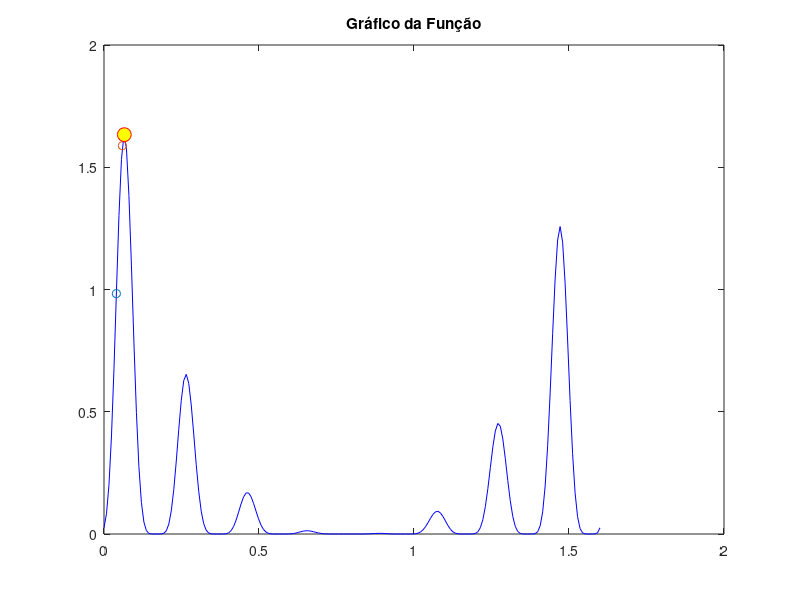
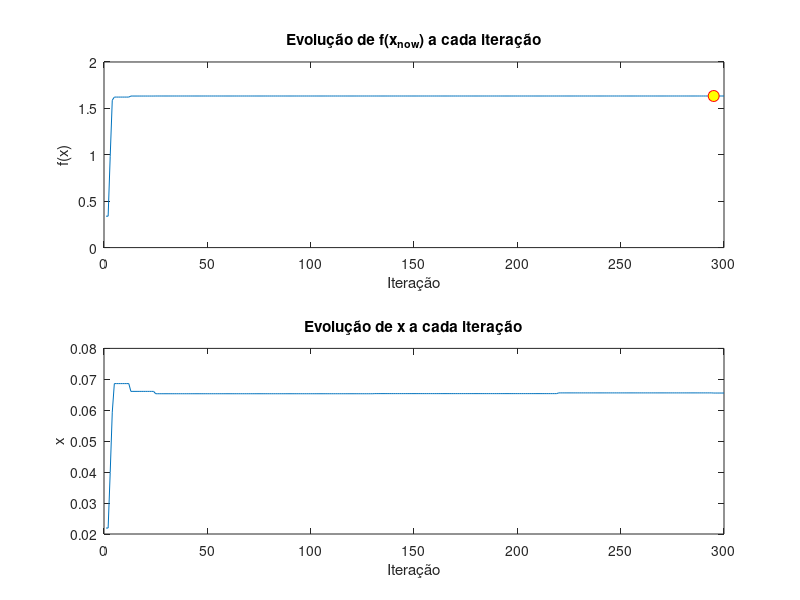

Write the MATLAB code that produced these figures, in order.
close all;
clear all;

% Definição da função
f = @(x) 4*(sin(5*pi*x+0.5)).^6 .* exp(log2((x-0.8).^2));

% Geração dos pontos para o gráfico da função
x = linspace(0, 1.6, 200); 
y = f(x);
plot(x, y, 'b');
hold on;

% Configurações iniciais
num_total = 1;
num_tent = 1;
f_evolucao = [];
x_evolucao = [];
f_tentativa = [];
j = 1;
i = 1;
delta = 0.02;
x_now = rand * 1.6;
x_old = x_now;

while i <= 300
    valor_rand = (rand - 0.5) * delta;
    x_now = x_old + 2 * valor_rand;

    % Verifica se x_now está dentro do intervalo [0, 1.6]
    if x_now < 0
        x_now = 0;
    elseif x_now > 1.6
        x_now = 1.6;
    end

    % Atualiza o valor de x se f(x_now) for maior
    if f(x_now) > f(x_old)
        plot(x_now, f(x_now), 'o'); % Plota o ponto
        x_old = x_now;
    end 

    % Armazena a evolução de f(x) e de x
    f_evolucao(j) = f(x_old);
    x_evolucao(j) = x_old;
    i = i + 1;
    j = j + 1;
end

% Atualiza o número de tentativas e f_max
if (num_total == 1)
    num_total = num_total + 10;
    f_max = f(x_now);
end
if f(x_now) > f_max
    num_total = num_total + 10;
    f_max = f(x_now);
end

% Identificar o valor máximo da função e o x correspondente
[f_max_value, idx_max] = max(f_evolucao); % Encontra o máximo em f_evolucao
x_max = x_evolucao(idx_max); % Identifica o valor correspondente de x no vetor x_evolucao

% Destacar o máximo no gráfico da função
plot(x_max, f_max_value, '-o', 'MarkerSize', 10, ...
     'MarkerEdgeColor', 'red', 'MarkerFaceColor', 'yellow'); % Destaca o ponto no gráfico inicial
title('Gráfico da Função');

% Gráfico da evolução de f(x) e x
figure;
subplot(2, 1, 1);
plot(1:(j - 1), f_evolucao); % Plota a evolução de f(x_now)
hold on;
[f_max_evolucao, idx_max_evolucao] = max(f_evolucao); % Máximo na evolução
plot(idx_max_evolucao, f_max_evolucao, '-o', 'MarkerSize', 8, ...
     'MarkerEdgeColor', 'red', 'MarkerFaceColor', 'yellow');
xlabel('Iteração');
ylabel('f(x)');
title('Evolução de f(x_{now}) a cada iteração');
hold off;

subplot(2, 1, 2);
plot(1:(j - 1), x_evolucao); % Plota a evolução de x
xlabel('Iteração');
ylabel('x');
title('Evolução de x a cada iteração');

